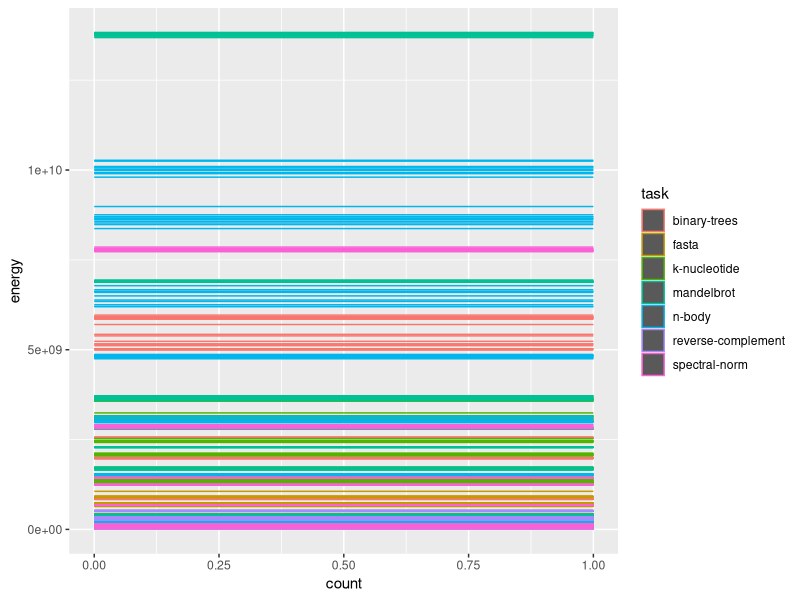

Generate this figure with R:
library(ggplot2)

getwd()

eng <- read.csv("energy.csv", header = TRUE, sep = ",", dec = ".")
eng

summary(eng)

ggplot(eng, aes(y=energy, color=task)) + geom_bar()
